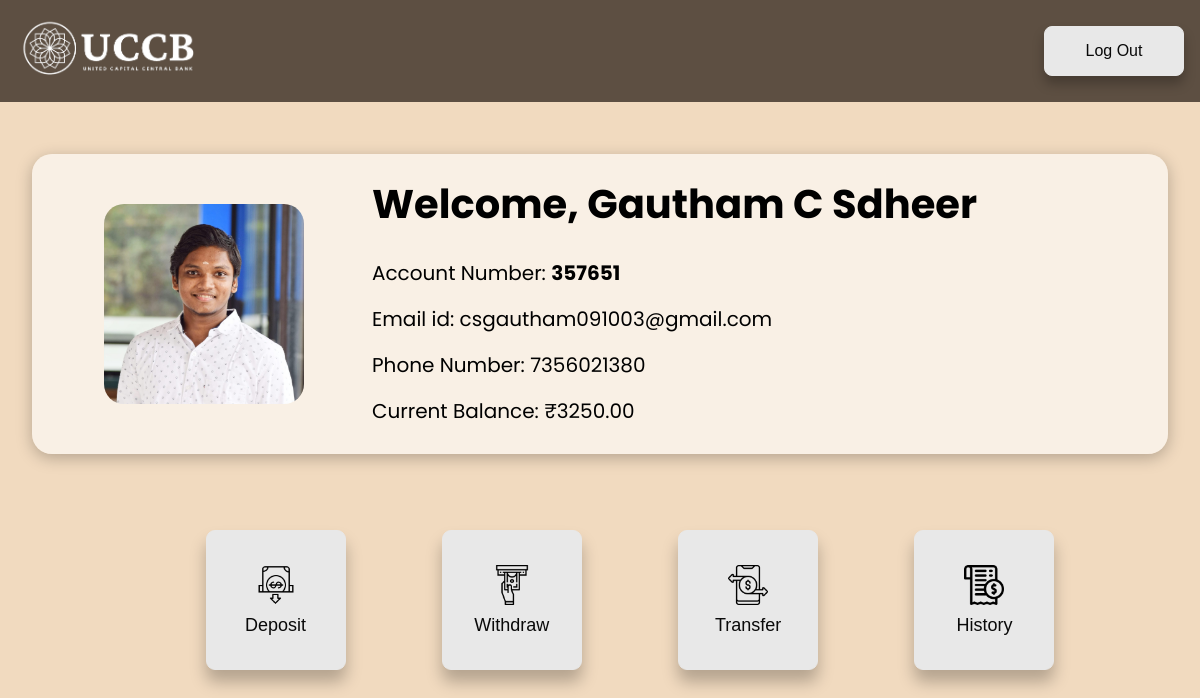
Page /banking/account/24/ (signed in) on the committed database.
### banking/models.py (models this page shows, shortened)
class Customer(models.Model):
    user = models.OneToOneField(User, on_delete=models.CASCADE)
    name = models.CharField(max_length=100)
    email = models.EmailField(unique=True)
    phone_number = models.CharField(max_length=15, null=True, blank=True)
    photo = models.ImageField(upload_to='profile_photos/', null=True, blank=True)

class Account(models.Model):
    customer = models.OneToOneField(Customer, on_delete=models.CASCADE)
    account_number = models.PositiveIntegerField(unique=True)
    balance = models.DecimalField(default=0.0, max_digits=10, decimal_places=2, validators=[MinValueValidator(0.0)])

### banking/views.py (the view)
# urls.py: path('account/<int:customer_id>/', views.account_details, name='account_details'),
@login_required
def account_details(request, customer_id):
    customer = get_object_or_404(Customer, pk=customer_id)
    if request.user != customer.user:
        raise PermissionDenied("You don't have permission to view this account.")
    account = get_object_or_404(Account, customer=customer)
    return render(request, 'account_details.html', {'customer': customer, 'account': account})

### banking/templates/account_details.html (shortened to what this page needs)
<!DOCTYPE html>
<html lang="en">
<head>
    {% load static %}
</head>
<body>
    <header>
        <img src="{% static 'UCCBwhite-nobg.png' %}" alt="logo">
        <a href="{% url 'logout' %}"><button>Log Out</button></a>
    </header>
    <main>
        <div class="content-container">
            <div class="profile">
                <img src="{% if customer.photo %}{{ customer.photo.url }}{% else %}{% static 'default_profile.jpg' %}{% endif %}" alt="Profile photo">
                <div class="profile-info">
                    <h1>Welcome, {{ customer.name }}</h1>
                    <ul>
                        <li>Account Number: <b>{{ account.account_number }}</b></li>
                        <li>Email id: {{ customer.email }}</li>
                        <li>Phone Number: {{ customer.phone_number }}</li>
                        <li>Current Balance: ₹{{ account.balance }}</li>
                    </ul>
                </div>
            </div>
        </div>
        <div class="transactions">
            <ul>
                <li><a href="{% url 'make_deposit' customer.id %}"><button><img src="{% static 'deposit.png' %}" alt="Deposit Image"><br>Deposit</button></a></li>
                <li><a href="{% url 'make_withdrawal' customer.id %}"><button><img src="{% static 'withdraw.png' %}" alt="Withdraw Image"><br>Withdraw</button></a></li>
                <li><a href="{% url 'make_transfer' customer.id %}"><button><img src="{% static 'transfer.png' %}" alt="Transfer Image"><br>Transfer</button></a></li>
                <li><a href="{% url 'transaction_history' customer.id %}"><button><img src="{% static 'history.png' %}" alt="History Image"><br>History</button></a></li>
            </ul>
        </div>
    </main>
</body>
</html>

### banking/templates/account_details.html (style rules this page uses)
body { font-family: 'Poppins', sans-serif; margin: 0; background-color: #f1dabf; }
header { display: flex; justify-content: space-between; align-items: center; padding: 1rem; background-color: rgba(44, 32, 24, 0.75); color: #fff; }
header img { height: 70px; border-radius: 20px; }
header button { height: 50px; color: #090909; padding: 0.5em 1em; font-size: 16px; border-radius: 0.5em; background: #e8e8e8; border: 1px solid #e8e8e8; transition: all 0.3s; box-shadow: 0px 8px 12px rgba(0, 0, 0, 0.25); }
h1 { margin: 0; margin-bottom: 1rem; font-size: 40px; }
a { text-decoration: none; color: #fff; }
main { padding: 2rem; }
.content-container { background-color: rgba(255, 255, 255, 0.6); border-radius: 20px; margin-top: 20px; padding: 20px; box-shadow: 0px 4px 16px rgba(0, 0, 0, 0.25); }
.profile { display: flex; align-items: center; }
.profile img { margin-left: 32px; padding: 20px; height: 200px; border-radius: 40px; margin-right: 1rem; }
.profile-info { margin-left: 32px; display: flex; flex-direction: column; }
.profile ul { list-style-type: none; padding: 0; margin: 0; }
.profile li { padding: 0.5rem 0; font-size: 20px; }
.transactions { margin: 0 auto; text-align: center; width: 100%; border-radius: 20px; margin-top: 60px; }
.transactions ul { list-style-type: none; padding: 0; margin: 0; }
.transactions li { display: inline-block; padding: 1rem; margin-left: 60px; color: #fff; border-radius: 24px; }
.transactions img { width: 40px; height: 40px; margin-bottom: 5px; }
button { width: 140px; height: 140px; color: #090909; padding: 0.7em 1.7em; font-size: 18px; border-radius: 0.5em; background: #e8e8e8; border: 1px solid #e8e8e8; transition: all .3s; box-shadow: 0px 12px 16px rgba(0, 0, 0, 0.25); }

### rows in the picture
Customer: photo (picture), name "Gautham C Sdheer", email "csgautham091003@gmail.com", phone_number "7356021380"
Account: account_number "357651", balance "3250.00"
